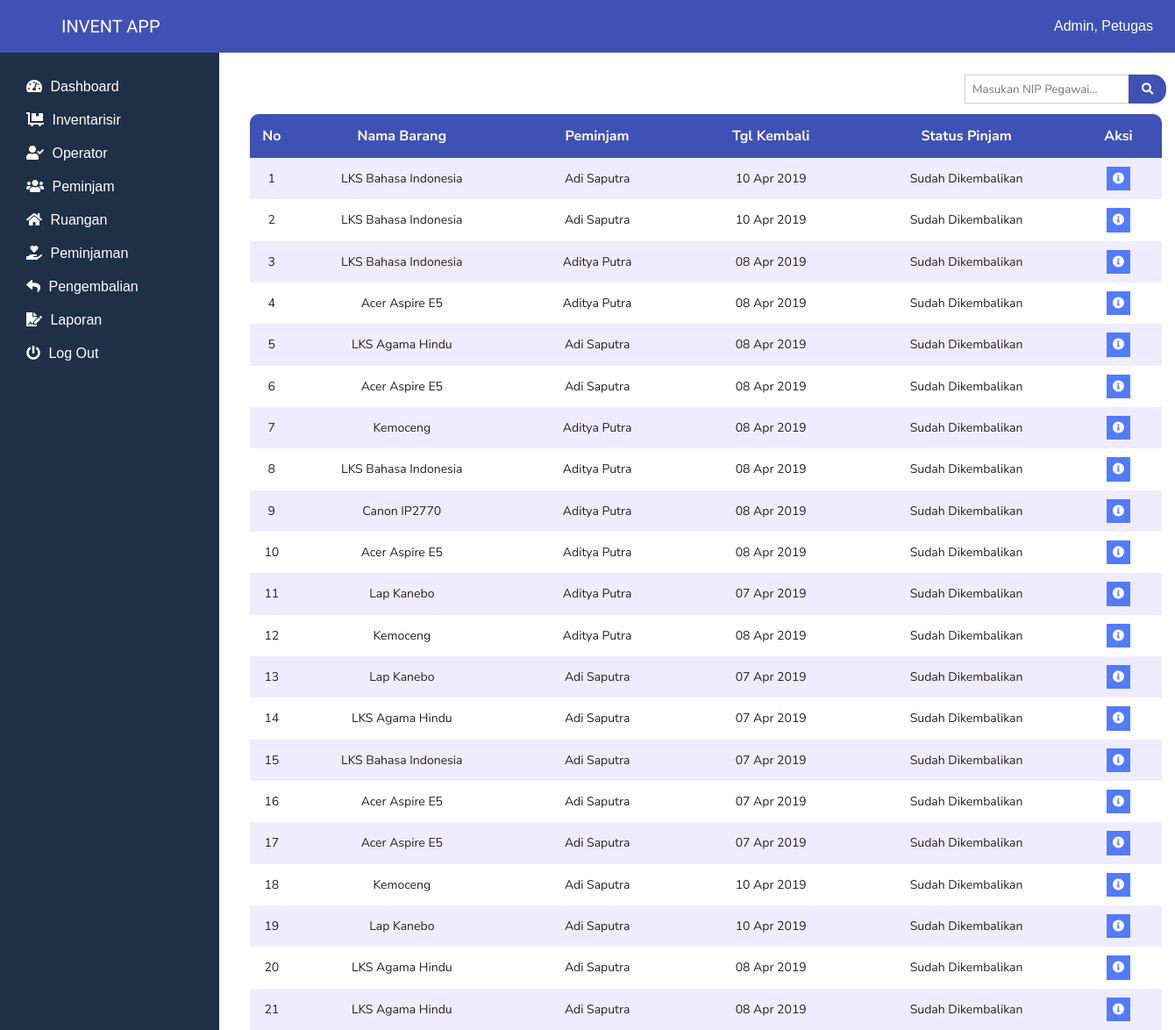
The app's page /app/views/dashboard/pengembalian.php (signed in) with its own data.
### tables this page shows
CREATE TABLE `pegawai` (
  `id_pegawai` int(11) NOT NULL,
  `nama_pegawai` varchar(30) NOT NULL,
  `nip` int(18) NOT NULL,
  `password` varchar(20) NOT NULL,
  `alamat` varchar(50) NOT NULL
);

CREATE TABLE `inventaris` (
  `id_inventaris` int(11) NOT NULL,
  `nama` varchar(50) NOT NULL,
  `kondisi` varchar(25) NOT NULL,
  `keterangan` varchar(100) NOT NULL,
  `jumlah` int(20) NOT NULL,
  `id_jenis` int(11) NOT NULL,
  `tanggal_register` date NOT NULL,
  `id_ruang` int(11) NOT NULL,
  `kode_inventaris` varchar(18) NOT NULL,
  `id_petugas` int(11) NOT NULL
);

CREATE TABLE `peminjaman` (
  `id_peminjaman` int(11) NOT NULL,
  `tanggal_pinjam` date NOT NULL,
  `tanggal_kembali` date NOT NULL,
  `status_peminjaman` varchar(25) NOT NULL,
  `id_pegawai` int(11) NOT NULL
);

### app/classes/Pengembalian.php (called while the page is built, shortened)
<?php
class Pengembalian extends Database{
    private $db;
    public function __construct()
    {
        $this->db = new Database;
    }
    public function viewPengembalian()
    {
        $sql = "SELECT peminjaman.*, pegawai.nama_pegawai, inventaris.nama FROM pegawai JOIN peminjaman ON pegawai.id_pegawai = peminjaman.id_pegawai
                JOIN detail_pinjam ON peminjaman.id_peminjaman = detail_pinjam.id_peminjaman JOIN inventaris ON inventaris.id_inventaris = detail_pinjam.id_inventaris WHERE peminjaman.status_peminjaman = 'sudah dikembalikan'
                ORDER BY peminjaman.id_peminjaman DESC";
        return $this->db->resultSet($sql);
    }
}

### app/classes/Database.php (called while the page is built, shortened)
<?php
class Database{
    private $db_host = 'localhost';
    private $db_user = 'root';
    private $db_pass = '';
    private $db_name = 'inventaris';
    protected $conn;
    public function __construct()
    {
        $this->conn = new mysqli($this->db_host, $this->db_user, $this->db_pass, $this->db_name);
    }
    public function resultSet($query)
    {
        $data = mysqli_query($this->conn, $query);
        $rows = [];
        while($row = mysqli_fetch_assoc($data)){
            $rows[] = $row;
        }
        return $rows;
    }
}

### app/views/dashboard/pengembalian.php (the view, shortened to what this page needs)
<?php
    require_once('../templates/navigate.php');
    $pengembalian = new Pengembalian;
    $data = $pengembalian->viewPengembalian();
?>
<div class="main" style="margin-left: 20px;">
    <form action="" method="post" style="margin-left: 90px;">
        <input type="text" name="cari" class="cari" placeholder="Masukan NIP Pegawai..." autocomplete="off">
        <button type="submit" name="submit" class="btn-cari">
            <i class="fas fa-search"></i>
        </button>
    </form>
    <table style="margin-top: 60px;">
        <tr class="head-table">
            <th class="col1">No</th>
            <th class="col2" style="width: 250px;">Nama Barang</th>
            <th class="col3" style="width: 200px;">Peminjam</th>
            <th class="col5" style="width: 200px;">Tgl Kembali</th>
            <th class="col5" style="width: 250px;">Status Pinjam</th>
            <th class="col5" style="border-radius: 0px 10px 0px 0px;">Aksi</th>
        </tr>
        <?php $i = 1; ?>
        <?php foreach($data as $row) : ?>
        <tr>
            <td><?= $i; ?></td>
            <td><?= $row['nama']; ?></td>
            <td><?= $row['nama_pegawai']; ?></td>
            <td><?= date('d M Y', strtotime($row['tanggal_kembali'])); ?></td>
            <td><?= $row['status_peminjaman']; ?></td>
            <td>
                <a href="detail_pengembalian.php?id=<?= $row['id_peminjaman']; ?>">
                    <button class="fas fa-info-circle"></button>
                </a>
            </td>
        </tr>
        <?php $i++; ?>
        <?php endforeach; ?>
    </table>
</div>

### app/assets/css/style.css (style rules this page uses)
* { margin: 0; padding: 0; box-sizing: border-box; }
body a { text-decoration: none; }
.main { position: absolute; padding-top: 70px; padding-left: 260px; padding-right: 10px; background-color: #fff; }
.cari { position: absolute; display: inline-block; margin-left: 730px; margin-top: 15px; width: 188px; padding: 6.5px 8px; border: 1px solid rgb(207, 207, 207); font-family: 'Nunito Sans', sans-serif; text-transform: capitalize; }
.btn-cari { position: absolute; margin-left: 917px; margin-top: 15px; float: right; background-color: #3F51B5; padding: 8.9px 15px; color: #fff; border: 0px; border-radius: 0px 15px 15px 0px; }
table { margin: 0px 5px; border-collapse: collapse; font-family: 'Nunito Sans', sans-serif; }
table .head-table { background-color: #3F51B5; }
table tr th { color: #fff; height: 50px; }
table .head-table .col1 { border-radius: 10px 0px 0px 0px; width: 50px; }
table .head-table .col2 { width: 250px; }
table .head-table .col3 { width: 150px; }
table .head-table .col4, .col5, .col6, .col7, .col8 { width: 100px; }
table td { text-align: center; padding: 10px 0px; font-size: 14px; text-transform: capitalize; }
td button { padding: 7px; border: 0; }
td .fa-pen, .fa-info-circle { background-color: #527BFF; color: #fff; }
table tr:nth-child(even) { background-color: rgb(240, 236, 255); }
.data-barang tr th, td { color: rgb(36, 35, 35); padding: 10px 30px 5px 40px; }

### records on screen
pegawai: inventaris.nama "LKS Bahasa Indonesia", nama_pegawai "Adi Saputra", peminjaman.tanggal_kembali "10 Apr 2019", peminjaman.status_peminjaman "Sudah Dikembalikan", inventaris.nama "LKS Agama Hindu", peminjaman.tanggal_kembali "08 Apr 2019", inventaris.nama "Acer Aspire E5", inventaris.nama "Lap Kanebo", peminjaman.tanggal_kembali "07 Apr 2019", inventaris.nama "Kemoceng"
pegawai: inventaris.nama "LKS Bahasa Indonesia", nama_pegawai "Aditya Putra", peminjaman.tanggal_kembali "08 Apr 2019", peminjaman.status_peminjaman "Sudah Dikembalikan", inventaris.nama "Acer Aspire E5", inventaris.nama "Kemoceng", inventaris.nama "Canon IP2770", inventaris.nama "Lap Kanebo", peminjaman.tanggal_kembali "07 Apr 2019"

### other values on screen
$_SESSION['username'] "Admin"
$_SESSION['nama_level'] "Petugas"
